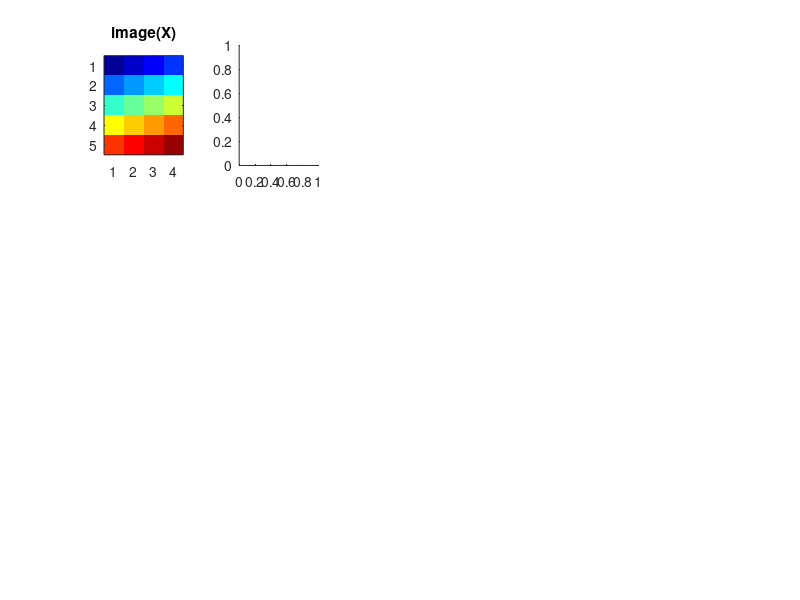

Here is the MATLAB script that generated this plot: (Note: this script raises an error after producing the figure.)
function imageWithNonSqrPixDemo2

narginchk(0,0);

X = reshape(1:20, 4, []).';

figure('Color', 'w', 'NumberTitle', 'Off', ...
    'Name', 'Demo 2 - imageWithNonSqrPix.m - Indexed colors')
colormap(jet(20));

subplot(351);
image(X);
title('image(X)')
axis image

subplot(352);
imageWithNonSqrPix(X,'dsk',1);
axis equal tight
title('imageWithNonSqrPix(X, ''dsk'', 1)')

subplot(353);
imageWithNonSqrPix(X,'dsk',2);
axis equal tight
title('imageWithNonSqrPix(X, ''dsk'', 2)')

subplot(354);
imageWithNonSqrPix(X,'dsk',3);
axis equal tight
title('imageWithNonSqrPix(X, ''dsk'', 3)')

subplot(355);
imageWithNonSqrPix(X,'dsk',4);
axis equal tight
title('imageWithNonSqrPix(X, ''dsk'', 4)')

subplot(356);
imageWithNonSqrPix(X,'dsk',5);
axis equal tight
title('imageWithNonSqrPix(X, ''dsk'', 5)')

subplot(357);
imageWithNonSqrPix(X,'rhb',1);
axis equal tight
title('imageWithNonSqrPix(X, ''rhb'', 1)')

subplot(358);
imageWithNonSqrPix(X,'rhb',2);
axis equal tight
title('imageWithNonSqrPix(X, ''rhb'', 2)')

subplot(359);
imageWithNonSqrPix(X,'rhb',3);
axis equal tight
title('imageWithNonSqrPix(X, ''rhb'', 3)')

subplot(3,5,10);
imageWithNonSqrPix(X,'rhb',4);
axis equal tight
title('imageWithNonSqrPix(X, ''rhb'', 4)')

subplot(3,5,11);
imageWithNonSqrPix(X,'rhb',5);
axis equal tight
title('imageWithNonSqrPix(X, ''rhb'', 5)')

subplot(3,5,12);
imageWithNonSqrPix(X,'hex',1);
axis equal tight
title('imageWithNonSqrPix(X, ''hex'', 1)')

subplot(3,5,13);
imageWithNonSqrPix(X,'hex',2);
axis equal tight
title('imageWithNonSqrPix(X, ''hex'', 2)')

subplot(3,5,14);
imageWithNonSqrPix(X,'hex',3);
axis equal tight
title('imageWithNonSqrPix(X, ''hex'', 3)')

subplot(3,5,15);
imageWithNonSqrPix(X,'oct',1);
axis equal tight
title('imageWithNonSqrPix(X, ''oct'', 1)')
